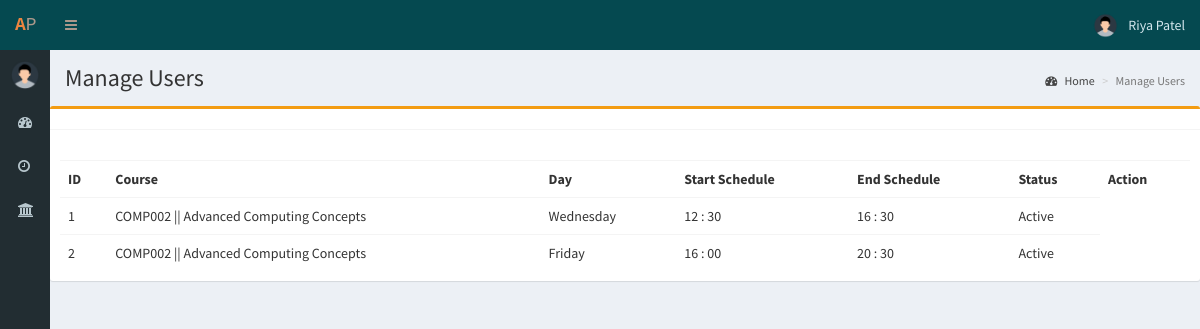
The app's page /manageschedule.php (signed in) with its own data.
### tables this page shows
CREATE TABLE `tbl_detail` (
  `detail_id` int(40) NOT NULL,
  `login_id` int(11) NOT NULL,
  `name` varchar(40) NOT NULL,
  `dob` date NOT NULL,
  `gender` varchar(20) NOT NULL,
  `address` varchar(100) NOT NULL,
  `profile_pic` varchar(50) NOT NULL,
  `dept` int(11) NOT NULL,
  `valid` int(11) NOT NULL
);

CREATE TABLE `tbl_course` (
  `c_id` int(11) NOT NULL,
  `c_code` varchar(40) NOT NULL,
  `c_name` varchar(100) NOT NULL,
  `level` varchar(40) NOT NULL,
  `dept` int(11) NOT NULL,
  `valid` int(11) NOT NULL,
  `active` int(11) NOT NULL
);

CREATE TABLE `tbl_appsche` (
  `id` int(11) NOT NULL,
  `login_id` int(11) NOT NULL,
  `c_id` int(11) NOT NULL,
  `p_login_id` int(11) NOT NULL,
  `day` varchar(20) NOT NULL,
  `s_th` varchar(11) NOT NULL,
  `s_tm` varchar(11) NOT NULL,
  `e_th` varchar(11) NOT NULL,
  `e_tm` varchar(11) NOT NULL,
  `valid` int(11) NOT NULL
);

### manageschedule.php (the view, shortened to what this page needs)
<?php
	include "connection.php";
	if(!isset($_SESSION['log']))
	{
		header("location:index.php");
	}
	else
	{
		$log = $_SESSION['log'];
		$sql = "SELECT * FROM tbl_login WHERE email_id='$log'";
		$result = mysqli_query($con,$sql);
		$value = mysqli_fetch_array($result);
		$id = $value['login_id'];
		$qry = "SELECT * FROM tbl_detail WHERE login_id='$id'";
		$result1 = mysqli_query($con,$qry);
		$value1 = mysqli_fetch_array($result1);
		$n = $value1['name'];
		$i = $value1['profile_pic'];
?>
<!DOCTYPE html>
<html>
<head>
  <link rel="stylesheet" href="bower_components/bootstrap/dist/css/bootstrap.min.css">
  <link rel="stylesheet" href="bower_components/font-awesome/css/font-awesome.min.css">
  <link rel="stylesheet" href="bower_components/Ionicons/css/ionicons.min.css">
  <link rel="stylesheet" href="dist/css/AdminLTE.min.css">
  <link rel="stylesheet" href="dist/css/skins/_all-skins.min.css">
  <link rel="stylesheet" href="bower_components/morris.js/morris.css">
  <link rel="stylesheet" href="bower_components/jvectormap/jquery-jvectormap.css">
  <link rel="stylesheet" href="bower_components/bootstrap-datepicker/dist/css/bootstrap-datepicker.min.css">
  <link rel="stylesheet" href="bower_components/bootstrap-daterangepicker/daterangepicker.css">
  <link rel="stylesheet" href="plugins/bootstrap-wysihtml5/bootstrap3-wysihtml5.min.css">
</head>
<body class="hold-transition skin-purple sidebar-mini sidebar-collapse">
<div class="wrapper">
  <?php
		include("head.php");
		include("menu.php");
	  ?>
  <div class="content-wrapper">
    <section class="content-header">
      <h1>
        Manage Users
      </h1>
      <ol class="breadcrumb">
        <li><a href="dashboard.php"><i class="fa fa-dashboard"></i> Home</a></li>
        <li class="active">Manage Users</li>
      </ol>
    </section>
    <section class="content">
      <div class="row">
	   <div class="box box-warning">
            <div class="box-header with-border">
            </div>
            <div class="box-body">
			<form role="form" method="POST" enctype="multipart/form-data" >
			<div class="box-header">
            </div>
			<div id="div2" style="display:block">
            <div class="box-body table-responsive no-padding">
              <table class="table table-hover" id="tab">
                <tr>
				  <th>ID</th>
				  <th>Course</th>
                  <th>Day</th>
                  <th>Start Schedule</th>
				  <th>End Schedule</th>
				  <th>Status</th>
				  <th>Action</th>
                </tr>
				<?php
					$query="SELECT * FROM tbl_appsche WHERE login_id = '$id'";
					$result2 = mysqli_query($con,$query);
					$count= mysqli_num_rows($result2);
					$seq=1;
					if($count>0)
						{
					while($value2 = mysqli_fetch_array($result2))
					{
						$query10="SELECT type FROM tbl_login WHERE login_id = '$id'";
					$result10 = mysqli_query($con,$query10);
					$count10= mysqli_num_rows($result10);
					if($count10>0)
						{
					while($value10 = mysqli_fetch_array($result10))
					{
						$query22="SELECT * FROM tbl_course WHERE c_id = ".$value2['c_id'];
					$result22 = mysqli_query($con,$query22);
					$count22= mysqli_num_rows($result22);
					if($count22>0)
						{
					while($value22 = mysqli_fetch_array($result22))
					{
						$u=$value2['valid'];
	 if($u==1)
	 {
	 $u1="Active";
	 }
	 else
	 {
	 $u1="Non-Active";
	 }
				?>
                <tr>
                  <td><?php echo $seq;?></td>
                  <td><?php echo $value22['c_code']." || ".$value22['c_name'];?></td>
				  <td><?php echo $value2['day'];?></td>
                  <td><?php echo $value2['s_th'];?> : <?php echo $value2['s_tm'];?></td>
				  <td><?php echo $value2['e_th'];?> : <?php echo $value2['e_tm'];?></td>
				  <td><?php echo $u1;?></td>
				</tr>
				<?php
					$seq++;
					}
					}
					}
						}
						}
						}
						else
					{
						?>
						<td colspan="8"><center><label>No Records</label></center></td>
						<?php
					}
					?>
              </table>
            </div>
			</div></form>
	</div>
        </div>
    </section>
  </div>
  <?php
	include("footer.php");
  ?>
</div>
</body>
</html>
<?php
	}
?>

### head.php (shortened to what this page needs)
<html>
<head>
</head>
<body>
<header class="main-header" >
    <a href="dashboard.php" class="logo" style="color:#AB988B; background-color: #054950;">
      <span class="logo-mini logo" style="color:#AB988B; background-color: #054950;"><b style="color:#EB8540; background-color: #054950;">A</b>P</span>
    </a>
    <nav class="navbar navbar-static-top" style="background-color: #054950;">
      <a href="#" class="sidebar-toggle" data-toggle="push-menu" role="button" style="color:#AB988B; background-color: #054950;">
      </a>
      <div class="navbar-custom-menu">
        <ul class="nav navbar-nav">
           <li class="dropdown user user-menu" style="background-color: #054950;">
            <a href="#" class="dropdown-toggle" data-toggle="dropdown">
              <img src="<?php echo $i; ?>" class="user-image" alt="User Image">
              <span class="hidden-xs" style="color:#D4E7ED; background-color: #054950;"> <?php echo $n; ?> </span>
            </a>
          </li>
        </ul>
      </div>
    </nav>
  </header>
  </body>
  </html>

### menu.php (shortened to what this page needs)
<?php
	include "connection.php";
	if(!isset($_SESSION['log']))
	{
		header("location:index.php");
	}
	else
	{
		$log = $_SESSION['log'];
		$sql = "SELECT login_id,type FROM tbl_login WHERE email_id='$log'";
		$result = mysqli_query($con,$sql);
		$value = mysqli_fetch_array($result);
		$id = $value['login_id'];
		$type = $value['type'];
		?>
<!DOCTYPE html>
<html>
<head>
</head>
<body>
		<?php
		if($type==0 ||$type==1 ||$type==2 ||$type==3)
		{
			?>
		<aside class="main-sidebar" >
		<section class="sidebar">
			<div class="user-panel">
        <div class="pull-left image">
          <img src="<?php echo $i; ?>" class="img-circle" alt="User Image">
        </div>
      </div>
<ul class="sidebar-menu" data-widget="tree">
        <li class="">
          <a id="dashboard" href="dashboard.php">
            <i class="fa fa-dashboard"></i> <span>Dashboard</span>
          </a>
        </li>
		<li class="treeview">
          <a href="#">
            <i class="fa fa-clock-o"></i> <span>Appointments</span>
          </a>
        </li>
		<li class="treeview">
          <a href="#">
            <i class="fa fa-bank"></i>
          </a>
        </li>
       </ul>
	   </section>
  </aside>
	   <?php
		}
		?>
</body>
</html>
	<?php
	}
	?>

### head.php (style rules this page uses)
.main-header .logo { font-family: "Courier New", Courier, monospace; font-size: 24px; }

### records on screen
tbl_detail: profile_pic (placeholder picture), name "Riya Patel"
tbl_appsche: day "Wednesday", s_th "12", s_tm "30", e_th "16", e_tm "30", valid "Active"
tbl_course: c_code "COMP002", c_name "Advanced Computing Concepts"
tbl_appsche: day "Friday", s_th "16", s_tm "00", e_th "20", e_tm "30", valid "Active"
